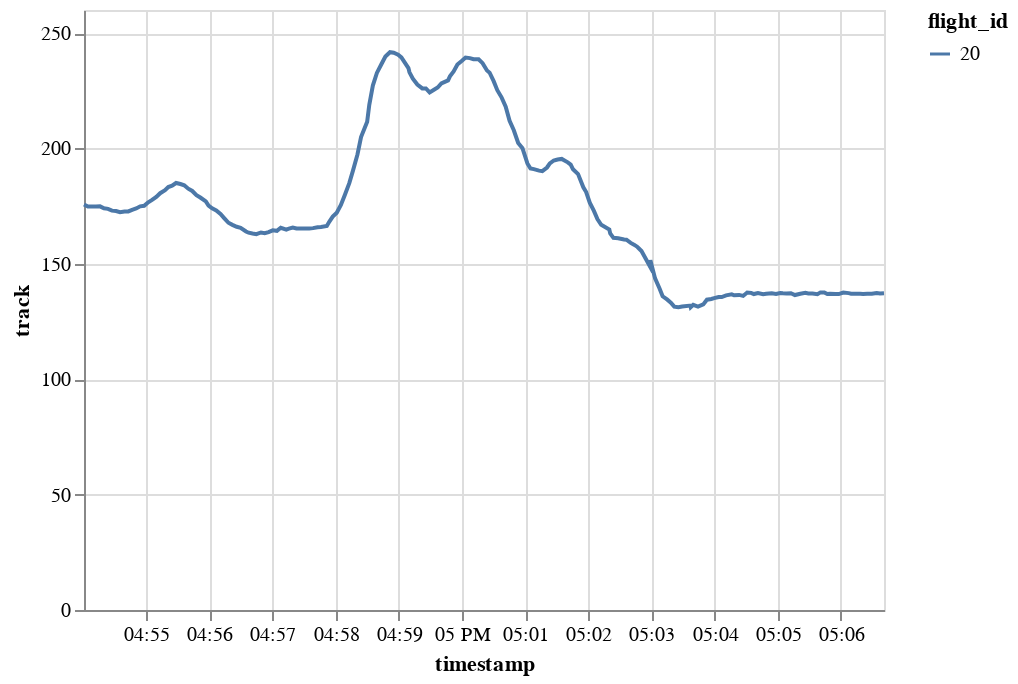

Notebook code cell kept with this figure:
### Code cell
generated.chart().encode(alt.Y("track"), alt.X("timestamp"), alt.Color("flight_id"))

### Figure 1 — Vega-Lite specification as saved in the notebook (floating-point values rounded to 4 significant figures; data arrays with more than 128 entries replaced by an {"elided": "..."} marker saying what was removed)
{"config": {"view": {"continuousWidth": 400, "continuousHeight": 300}}, "data": {"name": "data-500e9367d2001936cf9f0084e779706c"}, "mark": "line", "encoding": {"color": {"type": "nominal", "field": "flight_id"}, "x": {"type": "temporal", "field": "timestamp"}, "y": {"type": "quantitative", "field": "track"}}, "$schema": "https://vega.github.io/schema/vega-lite/v4.8.1.json", "datasets": {"data-500e9367d2001936cf9f0084e779706c": {"elided": "200 records"}}}
